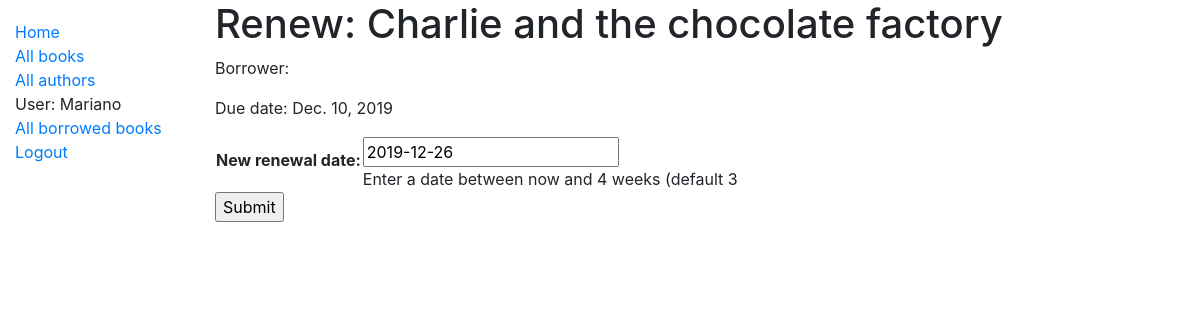
The app's page /catalog/book/9168480d-10ec-4f69-9199-5406e921eb56/renew/ (signed in), older data.
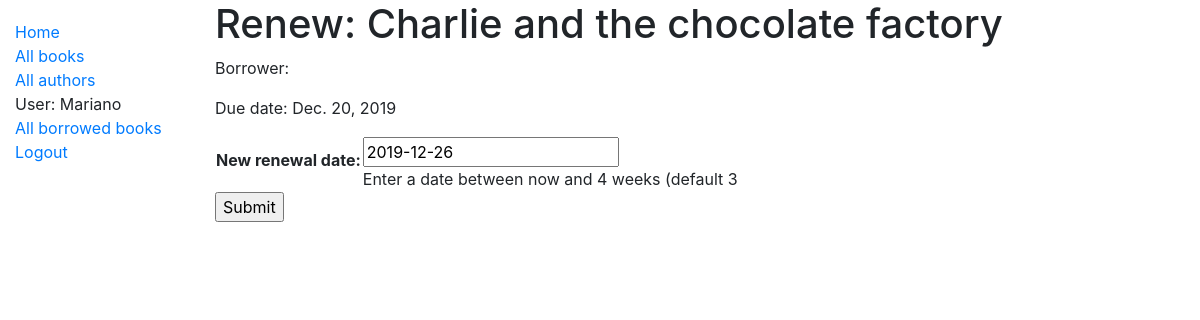
The same page, newer data.
### catalog/models.py (models this page shows, shortened)
class BookInstance(models.Model):
    id = models.UUIDField(primary_key=True, default=uuid.uuid4,
                          help_text='Unique ID for this particular book instance.')
    book = models.ForeignKey('Book', on_delete=models.SET_NULL, null=True)
    imprint = models.CharField(max_length=200)
    due_back = models.DateField(null=True, blank=True)
    borrower = models.ForeignKey(User, on_delete=models.SET_NULL, null=True, blank=True)
    LOAN_STATUS = (
        ('m', 'Maintenance'),
        ('o', 'On loan'),
        ('a', 'Available'),
        ('r', 'Reserved')
    )
    status = models.CharField(
        max_length=1,
        choices=LOAN_STATUS,
        blank=True,
        default='m',
        help_text='Book availability'
    )
    class Meta:
        ordering = ['due_back']
        permissions = (("can_mark_returned", "Can set book as returned"),)
    def is_overdue(self):
        if self.due_back and date.today() > self.due_back:
            return True
        return False

class Book(models.Model):
    title = models.CharField(max_length=200)
    author = models.ForeignKey('Author', on_delete=models.SET_NULL, null=True)
    summary = models.TextField(max_length=1000, help_text='Enter a brief description of the book')
    isbn = models.CharField('ISBN', max_length=13,
                            help_text='13 Character <a href="https://www.isbn-international.org/content/what-isbn">ISBN number</a>')
    genre = models.ManyToManyField(Genre, help_text='Select a genre for this book')
    language = models.ForeignKey('Language', on_delete=models.SET_NULL, null=True)
    def display_genre(self):
        """Create a string for the Genre. This is required to display Genre on admin."""
        return ', '.join(genre.name for genre in self.genre.all()[:3])
    display_genre.short_description = 'Genre'

### catalog/views.py (the view)
# urls.py: path('book/<uuid:pk>/renew/', views.renew_book_librarian, name='renew-book-librarian'),
@permission_required('catalog.can_mark_returned')
def renew_book_librarian(request, pk):
    book_instance = get_object_or_404(BookInstance, pk=pk)
    if request.method == 'POST':
        form = RenewBookModelForm(request.POST)
        if form.is_valid():
            book_instance.due_back = form.cleaned_data['due_back']
            book_instance.save()
            return HttpResponseRedirect(reverse('all-borrowed'))
    else:
        proposed_renewal_date = datetime.date.today() + datetime.timedelta(weeks=3)
        form = RenewBookModelForm(initial={'due_back': proposed_renewal_date})
    context = {
        'form': form,
        'book_instance': book_instance
    }
    return render(request, 'catalog/book_renew_librarian.html', context)

### catalog/forms.py (shortened to what this page needs)
class RenewBookModelForm(ModelForm):
    class Meta:
        model = BookInstance
        fields = ['due_back']
        labels = {'due_back': _('New renewal date')}
        help_texts = {'due_back': _('Enter a date between now and 4 weeks (default 3')}

### catalog/templates/catalog/book_renew_librarian.html (shortened to what this page needs)
{% extends "base_generic.html" %}
{% block content %}
    <h1>Renew: {{ book_instance.book.title }}</h1>
    <p>Borrower: {{ book_instance.borrower.first_name }} {{ book_instance.borrower.first_name }}</p>
    <p{% if book_instance.is_overdue %} class="text-danger"{% endif %}>Due date: {{ book_instance.due_back }}</p>
    <form action="" method="post">
        <table>
            {{ form.as_table }}
        </table>
        <input type="submit" value="Submit">
    </form>
{% endblock %}

Row changes from the older to the newer data that the page shows:
changed BookInstance "Charlie and the chocolate factory": due_back "Dec. 10, 2019" → "Dec. 20, 2019"
